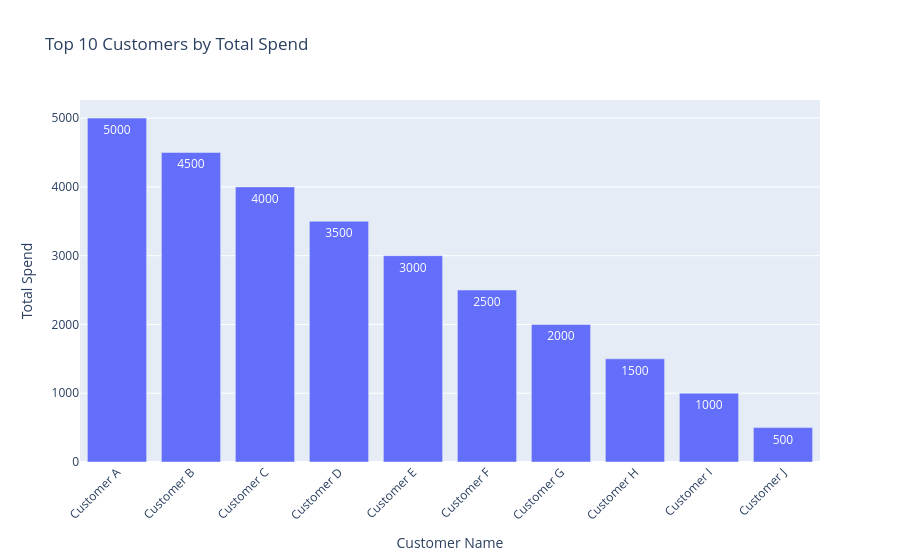

Write notebook code for a chart like this one.
### Code cell
import plotly.express as px
import pandas as pd

# Create the top_customers DataFrame first
# This is an example - replace with your actual data source
top_customers = pd.DataFrame({
    'order_customer_name': ['Customer A', 'Customer B', 'Customer C', 'Customer D', 'Customer E',
                           'Customer F', 'Customer G', 'Customer H', 'Customer I', 'Customer J'],
    'order_Overall_Price': [5000, 4500, 4000, 3500, 3000, 2500, 2000, 1500, 1000, 500],
    'order_customer_UID': ['UID001', 'UID002', 'UID003', 'UID004', 'UID005', 
                          'UID006', 'UID007', 'UID008', 'UID009', 'UID010'],
    'order_customer_contact_email': ['a@example.com', 'b@example.com', 'c@example.com', 'd@example.com',
                                   'e@example.com', 'f@example.com', 'g@example.com', 'h@example.com',
                                   'i@example.com', 'j@example.com'],
    'order_customer_contact_phone': ['123-456-7890', '123-456-7891', '123-456-7892', '123-456-7893',
                                   '123-456-7894', '123-456-7895', '123-456-7896', '123-456-7897',
                                   '123-456-7898', '123-456-7899']
})

# Now create the plot with the defined DataFrame
fig = px.bar(
    top_customers,
    x='order_customer_name',
    y='order_Overall_Price',
    text='order_Overall_Price',  # show price on hover
    hover_data=['order_customer_UID', 'order_customer_contact_email', 'order_customer_contact_phone'],
    title="Top 10 Customers by Total Spend"
)

# Rotate labels for readability
fig.update_layout(
    xaxis_tickangle=-45,
    xaxis_title="Customer Name",
    yaxis_title="Total Spend"
)

# Show chart
fig.show()

### Figure 1 — Plotly figure (JSON) as saved in the notebook; plotly's stock layout.template omitted (floating-point values rounded to 4 significant figures)
{"data": [{"customdata": [["UID001", "a@example.com", "123-456-7890"], ["UID002", "b@example.com", "123-456-7891"], ["UID003", "c@example.com", "123-456-7892"], ["UID004", "d@example.com", "123-456-7893"], ["UID005", "e@example.com", "123-456-7894"], ["UID006", "f@example.com", "123-456-7895"], ["UID007", "g@example.com", "123-456-7896"], ["UID008", "h@example.com", "123-456-7897"], ["UID009", "i@example.com", "123-456-7898"], ["UID010", "j@example.com", "123-456-7899"]], "hovertemplate": "order_customer_name=%{x}<br>order_Overall_Price=%{text}<br>order_customer_UID=%{customdata[0]}<br>order_customer_contact_email=%{customdata[1]}<br>order_customer_contact_phone=%{customdata[2]}<extra></extra>", "legendgroup": "", "marker": {"color": "#636efa", "pattern": {"shape": ""}}, "name": "", "orientation": "v", "showlegend": false, "text": [5000.0, 4500.0, 4000.0, 3500.0, 3000.0, 2500.0, 2000.0, 1500.0, 1000.0, 500.0], "textposition": "auto", "type": "bar", "x": ["Customer A", "Customer B", "Customer C", "Customer D", "Customer E", "Customer F", "Customer G", "Customer H", "Customer I", "Customer J"], "xaxis": "x", "y": [5000, 4500, 4000, 3500, 3000, 2500, 2000, 1500, 1000, 500], "yaxis": "y"}], "layout": {"barmode": "relative", "legend": {"tracegroupgap": 0}, "title": {"text": "Top 10 Customers by Total Spend"}, "xaxis": {"anchor": "y", "domain": [0, 1], "tickangle": -45, "title": {"text": "Customer Name"}}, "yaxis": {"anchor": "x", "domain": [0, 1], "title": {"text": "Total Spend"}}}}
